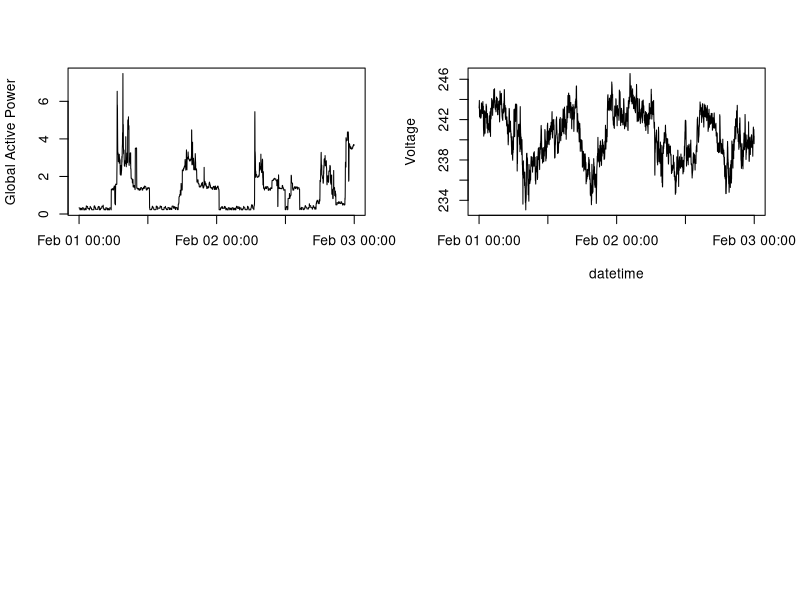

The R script that drew this image: (Note: this script raises an error after producing the figure.)
# Plotting script for fourth figure
# jwvl, 10 May 2014

# Read data file
data <- read.csv("household_power_consumption-Subset.csv")
# Append date and time cols

data<- within(data, DateAndTime <- paste(data$Date,data$Time,sep=' '))
data$DateAndTime <- strptime(data$DateAndTime, "%d/%m/%Y %H:%M:%S")

# Set graphics device to PNG

png(file="plot4.png")
# Set 2x2 plot
par(mfrow = c(2, 2))
title1 <- "Global Active Power"
yLab1 <- "Global Active Power"
yLab2 <- "Voltage"
yLab3<-"Energy sub metering"
yLab4 <- "Global_reactive_power"
#par(cex = 0.6)

## Plot the four figures
with(data, {
    # First plot is same as plot 2 from plot2.R
    plot(as.POSIXlt(data$DateAndTime),data$Global_active_power,ylab=yLab1,xlab="", type="l")
    
    plot(as.POSIXlt(data$DateAndTime),data$Voltage,ylab=yLab2,xlab="datetime", type="l")
    
    # Third plot is same as plot 3 from plot2.R
    plot(as.POSIXlt(data$DateAndTime),data$Sub_metering_1,ylab=yLab3,xlab=xLabel,type="n")
    lines(as.POSIXlt(data$DateAndTime),data$Sub_metering_1,col="black",type="l")
    lines(as.POSIXlt(data$DateAndTime),data$Sub_metering_2,col="red",type="l")
    lines(as.POSIXlt(data$DateAndTime),data$Sub_metering_3,col="blue",type="l")
    legend("topright", col = c("black", "red", "blue"), lty=c(1,1), bty="n", legend = c("Sub metering 1", "Sub metering 2", "Sub metering 3"))
    
    plot(as.POSIXlt(data$DateAndTime),data$Global_reactive_power, xlab="datetime", ylab = "yLab4", type="l")
})
# Close graphics device
dev.off()